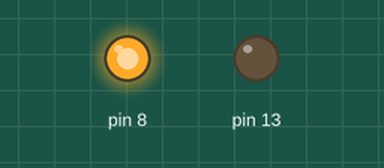
Recording of a sketch running on a simulated Arduino Uno, built with avr-gcc and run on an emulated ATmega328P. Parts: output pins drawn as LEDs (lit = HIGH).

Above: at 0.1 s.
Timing chart, 0 to 1.6 s (numbered marks = the images above):
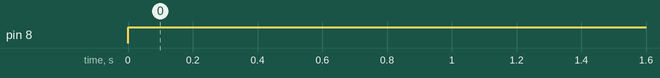

The sketch:

Test_SMS.ino
```cpp
//#include <GSM.h>
// initialize the library instances
//GSM gsmAccess;
//GSM_SMS sms;

void setup()
{
Serial.begin(9600);
//Serial.println("waiting for messages");
pinMode(13,OUTPUT);
pinMode(8,OUTPUT);
}
char A[3]="ON";
 char C[3];
 int i=0;

void loop()
{

 digitalWrite(8,HIGH);
 if(Serial.available()>0)
  {
    C[i]=Serial.read();
    i++;
  }
 if(strcmp(A,C)==0)
  {
    digitalWrite(13,HIGH);
  }

 delay(500);

}
```

Measured:
- by itself, pin 8: LOW → HIGH at 0.00 s
